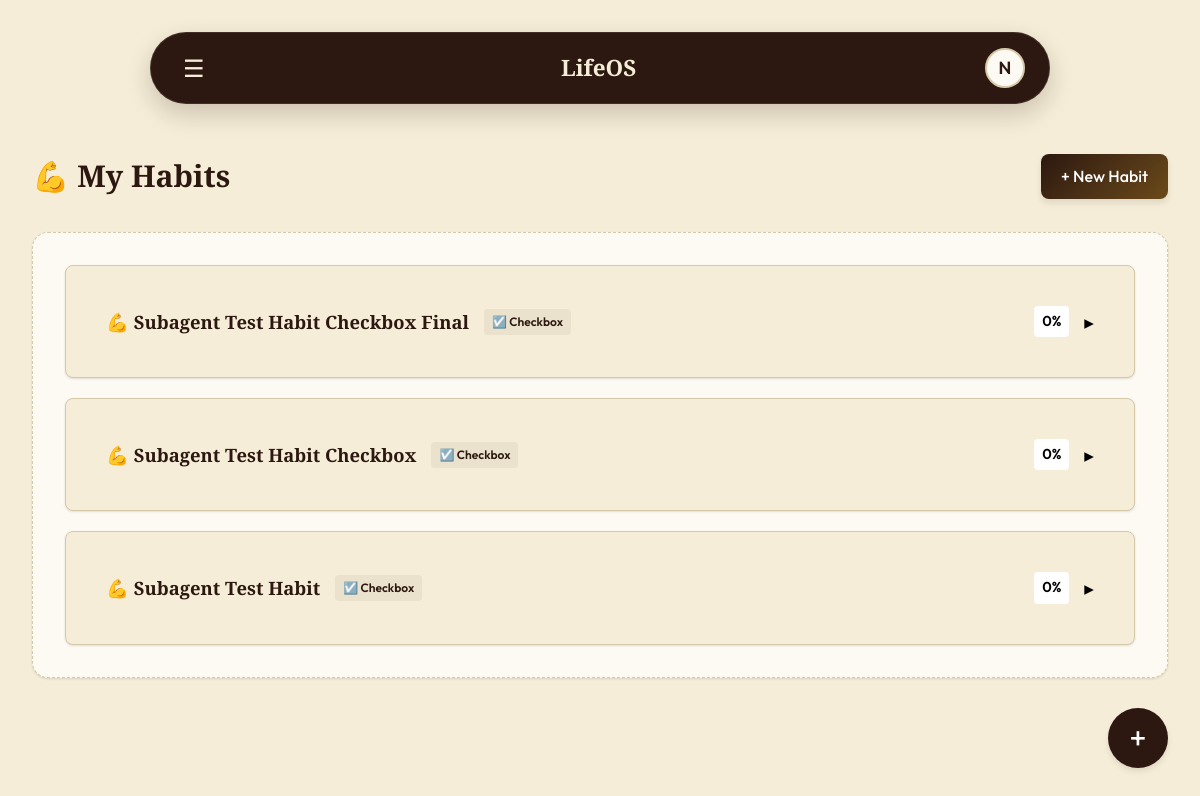
Before: /habits/ (signed in) with the older database file.
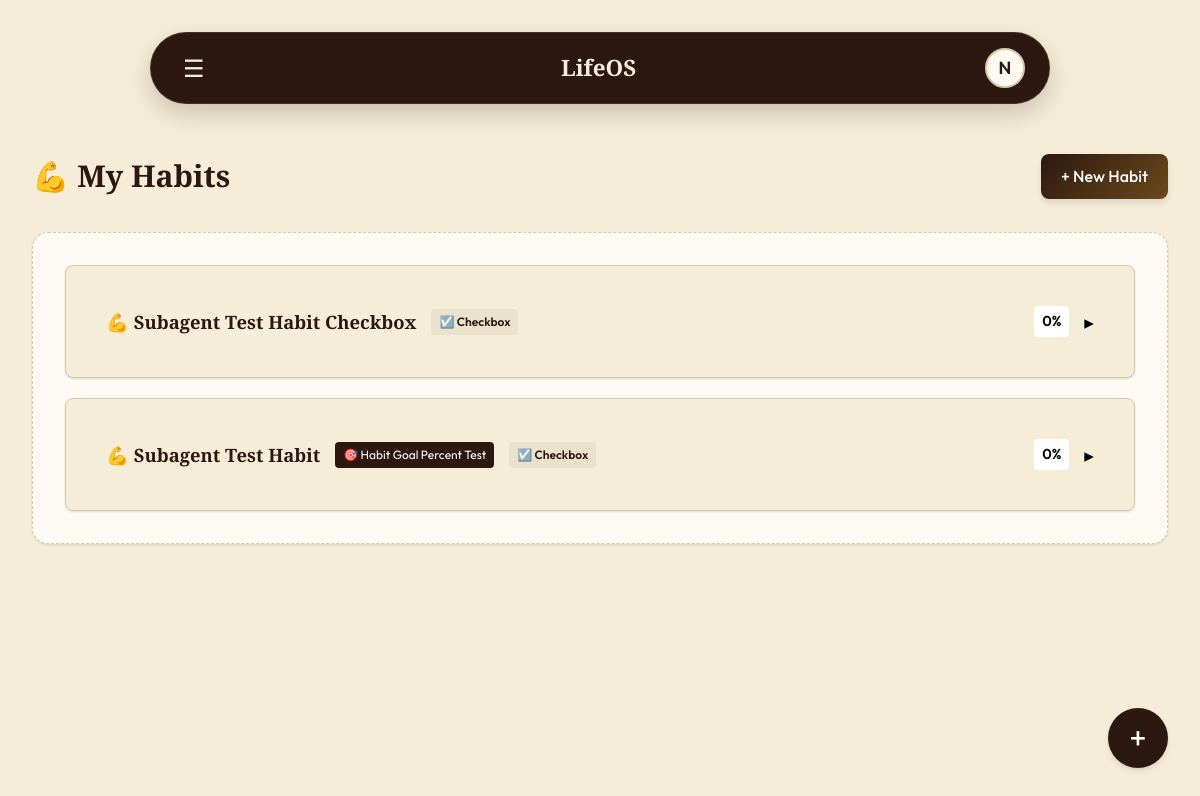
After: the same page with the newer database file.
### lifeos_app/models.py (models this page shows, shortened)
class Habit(models.Model):
    HABIT_TYPE_CHOICES = [
        ('checkbox', 'Checkbox'),
        ('slider', 'Slider'),
    ]
    user = models.ForeignKey(
        User,
        on_delete=models.CASCADE
    )
    habit_name = models.CharField(max_length=200)
    habit_type = models.CharField(
        max_length=20,
        choices=HABIT_TYPE_CHOICES,
        default='checkbox'
    )
    goal = models.ForeignKey(
        'Goal',
        on_delete=models.SET_NULL,
        null=True,
        blank=True,
        related_name='linked_habits'
    )
    created_at = models.DateTimeField(
        auto_now_add=True
    )

class Goal(models.Model):
    GOAL_TYPE_CHOICES = [
        ('task_based', 'Task Based'),
        ('habit_based', 'Habit Based'),
    ]
    STATUS_CHOICES = [
        ('Active', 'Active'),
        ('Completed', 'Completed'),
    ]
    user = models.ForeignKey(
        User,
        on_delete=models.CASCADE
    )
    title = models.CharField(max_length=200)
    description = models.TextField(
        blank=True,
        null=True
    )
    goal_type = models.CharField(
        max_length=20,
        choices=GOAL_TYPE_CHOICES,
        default='task_based'
    )
    target_days = models.IntegerField(
        null=True,
        blank=True,
        help_text='Only for Habit Based goals'
    )
    status = models.CharField(
        max_length=20,
        choices=STATUS_CHOICES,
        default='Active'
    )
    created_at = models.DateTimeField(
        auto_now_add=True
    )
    completed_at = models.DateTimeField(
        null=True,
        blank=True
    )

### lifeos_app/views.py (the view)
# urls.py: path('habits/', views.habits_list, name='habits_list'),
@login_required
def habits_list(request):
    user = request.user
    habits = Habit.objects.filter(user=user).order_by('-created_at')
    today = timezone.localdate()
    user_goals = Goal.objects.filter(user=user, status='Active')
    for habit in habits:
        completion = HabitCompletion.objects.filter(habit=habit, date=today).first()
        habit.completion_percentage_today = completion.completion_percentage if completion else 0
        habit.current_streak = calculate_streak(habit)
        habit.weekly_data = get_weekly_data(habit)
    if request.method == 'POST':
        form = HabitForm(request.POST)
        if form.is_valid():
            h = form.save(commit=False)
            h.user = user
            h.save()
            return redirect('habits_list')
    else:
        form = HabitForm()
    context = {
        'habits': habits,
        'user_goals': user_goals,
        'form': form,
        'today_completion': 0 # template fallback if needed
    }
    return render(request, 'habits.html', context)

### lifeos_app/context_processors.py (called while the page is built)
def overdue_tasks_count(request):
    if request.user.is_authenticated:
        today = datetime.date.today()
        count = Task.objects.filter(
            user=request.user,
            status='Pending',
            due_date__lt=today
        ).count()
        return {'overdue_count': count}
    return {'overdue_count': 0}

### lifeos_app/views.py (called while the page is built)
def calculate_streak(habit):
    from datetime import date, timedelta
    today = date.today()
    streak = 0
    current_date = today
    while True:
        completion = HabitCompletion.objects.filter(
            habit=habit,
            date=current_date
        ).first()
        if habit.habit_type == 'checkbox':
            completed = (
                completion and
                completion.completion_percentage == 100
            )
        else:
            completed = (
                completion and
                completion.completion_percentage > 0
            )
        if completed:
            streak += 1
            current_date -= timedelta(days=1)
        else:
            break
    return streak

### templates/habits.html (shortened to what this page needs)
{% extends 'base.html' %}
{% load static %}
{% block content %}
<div class="dashboard-header" style="margin-bottom: 2rem; display:flex; justify-content:space-between; align-items:center;">
    <h1 style="color: var(--color-primary);">💪 My Habits</h1>
    <button class="btn btn-primary" id="newHabitBtn" style="padding: 0.6rem 1.25rem; font-size: 1rem;">+ New Habit</button>
</div>
<div class="canvas-panel">
<div id="habitsContainer" style="display:flex; flex-direction:column; gap:1.25rem;">
    {% for habit in habits %}
        <div class="card habit-card" style="border-radius: 0.5rem; border: 1px solid var(--border-color); background: var(--color-surface); transition: all 0.2s; margin-bottom: 0;">
            <div class="habit-header" onclick="toggleHabit('{{ habit.id }}')" data-id="{{ habit.id }}" style="padding: 1.25rem; display:flex; justify-content:space-between; align-items:center; cursor:pointer;">
                <div style="display:flex; align-items:center; gap: 15px; flex-wrap:wrap;">
                    <h4 style="margin:0; font-size:1.15rem; color:var(--text-primary);">💪 <span style="font-weight:600;">{{ habit.habit_name }}</span></h4>
                    {% if habit.goal %}
                        <span style="background:var(--color-primary); color:white; padding: 3px 8px; border-radius:4px; font-size:0.75rem;">🎯 {{ habit.goal.title }}</span>
                    {% endif %}
                    {% if habit.habit_type == 'checkbox' %}
                        <span style="background:rgba(44, 24, 16, 0.05); color:var(--color-primary); padding: 3px 8px; border-radius:4px; font-size:0.75rem; font-weight:600;">☑️ Checkbox</span>
                    {% else %}
                        <span style="background:rgba(198, 124, 42, 0.1); color:var(--color-warning); padding: 3px 8px; border-radius:4px; font-size:0.75rem; font-weight:600;">📊 Slider</span>
                    {% endif %}
                </div>
                <div style="display:flex; align-items:center; gap: 15px;">
                    {% if habit.completion_percentage_today == 0 %}
                        <span class="habit-badge-gray" style="font-weight:600; padding:4px 8px; border-radius:4px; font-size:0.9rem;">0%</span>
                    {% elif habit.completion_percentage_today < 30 %}
                        <span class="habit-badge-red" style="font-weight:600; padding:4px 8px; border-radius:4px; font-size:0.9rem;">{{ habit.completion_percentage_today }}%</span>
                    {% elif habit.completion_percentage_today < 70 %}
                        <span class="habit-badge-amber" style="font-weight:600; padding:4px 8px; border-radius:4px; font-size:0.9rem;">{{ habit.completion_percentage_today }}%</span>
                    {% else %}
                        <span class="habit-badge-green" style="font-weight:600; padding:4px 8px; border-radius:4px; font-size:0.9rem;">{{ habit.completion_percentage_today }}%</span>
                    {% endif %}
                    <span class="expand-icon" id="toggle-{{ habit.id }}" style="font-size:1.2rem; color:var(--text-secondary); transition: transform 0.3s ease;">▸</span>
                </div>
            </div>
        </div>
    {% endfor %}
</div>
</div>
{% endblock %}

Changed rows visible on the page:
removed Habit: habit_name "Subagent Test Habit Checkbox Final", habit_type "☑️ Checkbox", shows "0%"
changed Habit "Subagent Test Habit": goal_id empty → 170 (drawn); goal (not shown) → "Habit Goal Percent Test"
